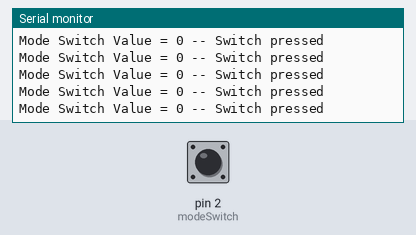
Bench run of a sketch on a simulated Arduino Uno, built with avr-gcc and run on an emulated ATmega328P. Shown: the last lines printed to the serial monitor. The inputs (shaded band) are chosen by the test bench; at power-on: pin 2 (modeSwitch) LOW.

Above: at 1.2 s.
1.3 s: pin 2 (modeSwitch) pulled HIGH for 0.15 s
At 1.47 s:
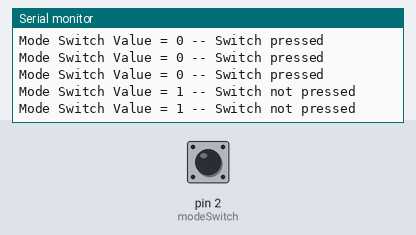
4.4 s: pin 2 (modeSwitch) pulled HIGH for 1 s
At 4.65 s:
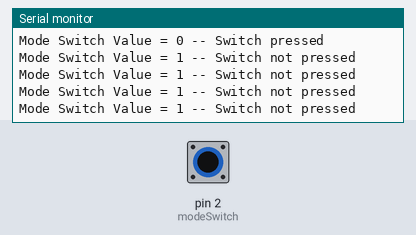
8.4 s: pin 2 (modeSwitch) pulled HIGH for 0.15 s
11.5 s: pin 2 (modeSwitch) pulled HIGH for 1 s
15.5 s: pin 2 (modeSwitch) pulled HIGH for 3.2 s
21.7 s: pin 2 (modeSwitch) pulled HIGH for 0.15 s
At 21.83 s:
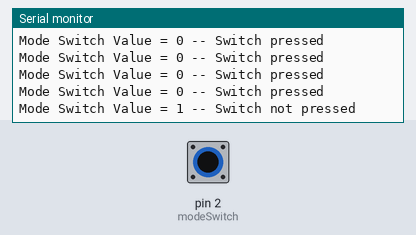

Measured:
- after the input at 1.3 s, the serial monitor: prints a new line after 0.11 s (image 1)

The sketch:

ModeSwitchReadDisplay.ino
```cpp
/*
    ModeSwichReadDisplay
    Martin Hebel, March 2023

    Reads and displays the mode switch on the Robot Car Version 4

    Ensure car in program mode (not camera) and upload to car
    Open the Serial Monitor - Upper Right magnifying glass -  ensure set to 9600 and view data
    Press and release the button
    1 = not pressed, 0 = pressed
*/

#define modeSwitch 2     // Define pin of Mode Switch
bool modeSwitchState;   // Holds state of mode switch

// Setup runs once on reset or power-up
void setup() {
  pinMode(modeSwitch,INPUT);      // Ensure modeSwitch is an input (by deafult it should be)
  Serial.begin(9600);             // Begin serial communications at 9600 baud
}

// Loop runs forever
void loop() {
  // Serial.print() does not go to a new line, Serial.println() will go to next line after printing

  modeSwitchState = digitalRead(modeSwitch);  // read mode switch and store in modeSwitch State
  Serial.print("Mode Switch Value = ");       // Display Text for Mode Switch
  Serial.print(modeSwitchState);              // Display value of modeSwitchState in Serial Monitor

  if (modeSwitchState)  // Test if state is true (1) - braces are NOT needed if just 1 line of code for the conditional
  {
    Serial.println(" -- Switch not pressed");  // show this if true
  }
  else
  {
    Serial.println(" -- Switch pressed");       // show this if false
  }
}
```
